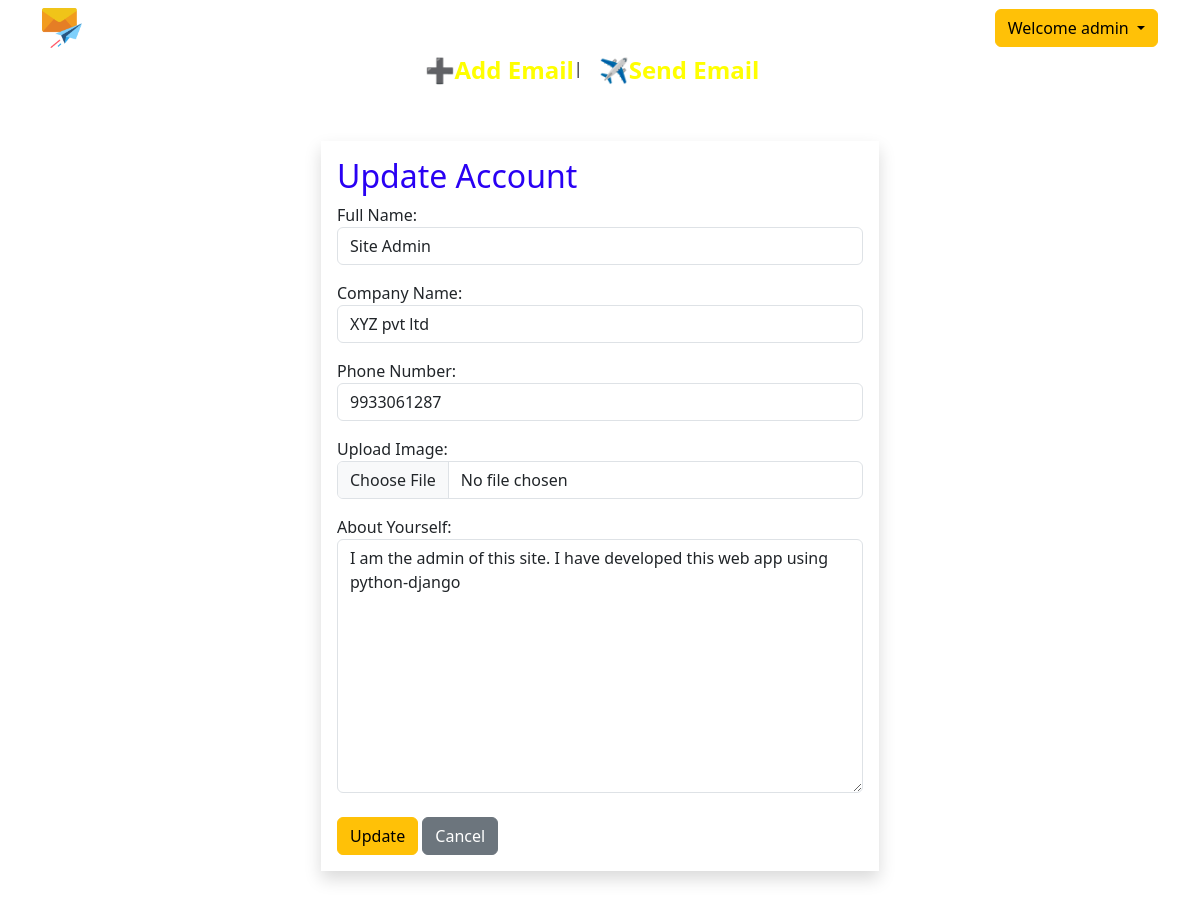
The app's page /profileedit/1 (signed in) with its own data.
### users/models.py (models this page shows, shortened)
class Profile(models.Model):
    user = models.OneToOneField(User, on_delete=models.CASCADE, null= True)
    name = models.CharField(max_length=100, null= True)
    company= models.CharField(max_length=100, null=True)
    phone_number = models.CharField(max_length=11, null=True)
    image = models.ImageField(upload_to='media', null=True)
    bio = models.TextField(null=True)

### users/views.py (the view)
# urls.py: path('profileedit/<pk>', views.profileedit, name='profileedit'),
def profileedit(request, pk):
    profile_obj = Profile.objects.get(id = pk)
    if request.method == 'POST':
        form = ProfileModelForm(request.POST, request.FILES, instance=profile_obj)
        if form.is_valid():
            form.save()
            return redirect('profilepage')
    else:
        form = ProfileModelForm(instance=profile_obj)
    context = {
        'form' : form
    }
    return render(request, 'profileedit.html', context)

### users/forms.py
class ProfileModelForm(forms.ModelForm):
    name = forms.CharField(
        label= 'Full Name',
        widget= forms.TextInput(attrs={
            'class' : 'form-control',
            'type' : 'text'
        })
    )
    company = forms.CharField(
        label= 'Company Name',
        widget= forms.TextInput(attrs={
            'class' : 'form-control',
            'type' : 'text'
        })
    )
    phone_number = forms.CharField(
        label= 'Phone Number',
        widget= forms.NumberInput(attrs={
            'class' : 'form-control',
            'type' : 'number'
        })
    )
    image = forms.FileField(
        label= 'Upload Image',
        widget= forms.FileInput(attrs={
            'class' : 'form-control',
            'type' : 'file',
        })
    )
    bio = forms.CharField(
        label= 'About Yourself',
        widget= forms.Textarea(attrs={
            'class' : 'form-control',
            'type' : 'text',
        })
    )
    class Meta:
        model = Profile
        fields = ['name', 'company', 'phone_number', 'image', 'bio']
        exclude= ['user']

### templates/profileedit.html (shortened to what this page needs)
{% extends 'base.html' %}
{% block content %}
<div class="container mt-5 mb-5">
    <div class="d-flex justify-content-center " >
        <form method="POST" class="shadow p-3 w-50 bg-white" autocomplete="off" enctype="multipart/form-data">
            <h2 style="color: rgb(41, 1, 243);">Update Account </h2>
            {{form.as_p}}
            <button type="submit" class="btn btn-warning mt-2">Update</button>
            <a href="{% url 'profilepage' %}" class="btn btn-secondary mt-2">Cancel</a>
        </form>
    </div>
</div>
{% endblock content %}

### templates/base.html (shortened to what this page needs)
<!doctype html>
<html lang="en">
  <head>
    <link href="https://cdn.jsdelivr.net/npm/bootstrap@5.3.0-alpha3/dist/css/bootstrap.min.css" rel="stylesheet">
  </head>
  <body>
    <nav class="navbar navbar-expand-lg container">
      <div class="container-fluid">
        <a href="{% url 'home' %}">
          <img src="/static/images/mail.png" style="width:40px; height: 40px;">
           </a>
        <div class="collapse navbar-collapse d-flex justify-content-end" id="navbarSupportedContent">
          <div class="dropdown ">
            <button class="btn btn-warning dropdown-toggle" type="button" data-bs-toggle="dropdown" aria-expanded="false">
              Welcome {{user.username}}
            </button>
          </div>
        </div>
      </div>
    </nav>
<div class="d-flex justify-content-center">
  <a href="{% url 'create_group' %}" style="text-decoration: none;">
  <h4 style="color:yellow; font-weight: 700;">➕Add Email</h4></a>
  |
  <a href="{% url 'emaildashboard' %}" style="text-decoration: none;">
  <h4 class="mx-3" style="color:yellow;  font-weight: 700;">✈️Send Email</h4></a>
</div>
{% block content %}
{% endblock content %}
</body>
</html>

### templates/profileedit.html (style rules this page uses)
body { background-image: url(https://img.freepik.com/free-photo/ribbon-light-space_53876-138216.jpg?w=1380&t=st=1685534686~exp=1685535286~hmac=7c202c6970ee7048758bd96081aca036254fb11d39ec01fd35bb8a12663c6e5b); background-size: cover; }

### records on screen
Profile: name "Site Admin", company "XYZ pvt ltd", phone_number "9933061287", bio "I am the admin of this site. I have developed this web app using python-django"

### other values on screen
{{ user.username }} "admin"
